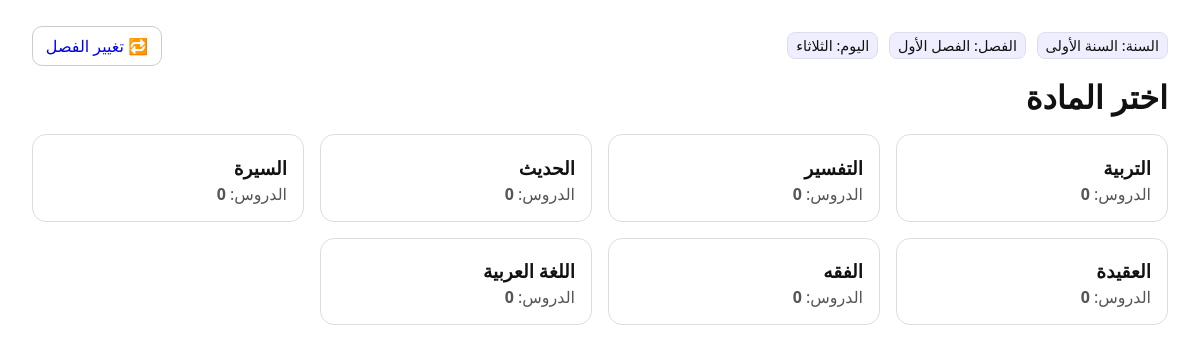
/term/1/subjects/, run on the app's committed database.
### edu/models.py (models this page shows, shortened)
class Term(models.Model):
    year = models.ForeignKey(Year, on_delete=models.CASCADE, related_name='terms')
    number = models.PositiveSmallIntegerField(choices=[(1, 'الفصل الأول'), (2, 'الفصل الثاني')])
    class Meta:
        unique_together = [('year', 'number')]
        verbose_name = 'فصل'
        verbose_name_plural = 'فصول'

class Year(models.Model):
    number = models.PositiveSmallIntegerField(choices=[(1, 'السنة الأولى'), (2, 'السنة الثانية')])
    class Meta:
        unique_together = [('number',)]
        verbose_name = 'سنة'
        verbose_name_plural = 'سنوات'
    def __str__(self):
        return dict(self._meta.get_field('number').choices).get(self.number, str(self.number))

class SubjectOffering(models.Model):
    term = models.ForeignKey(Term, on_delete=models.CASCADE, related_name='offerings')
    subject = models.ForeignKey(Subject, on_delete=models.CASCADE, related_name='offerings')
    class Meta:
        unique_together = [('term', 'subject')]
        verbose_name = 'مادة في فصل'
        verbose_name_plural = 'مواد الفصل'

class Subject(models.Model):
    name = models.CharField(max_length=100, unique=True)
    class Meta:
        verbose_name = 'مادة'
        verbose_name_plural = 'مواد'

### edu/views.py (the view)
# urls.py: path('term/<int:term_id>/subjects/', term_subjects_view, name='term_subjects'),
def term_subjects_view(request, term_id: int):
    term = get_object_or_404(Term, id=term_id)
    today = timezone.localtime()
    weekday = today.weekday()  # الاثنين=0 .. الأحد=6
    pd = request.GET.get('preview_day')
    if pd is not None and pd.isdigit():
        w = int(pd)
        if 0 <= w <= 6:
            weekday = w
    schedules_today = SubjectSchedule.objects.filter(offering=OuterRef('pk'), weekday=weekday)
    offerings = (
        SubjectOffering.objects
        .filter(term=term)
        .select_related('subject')
        .annotate(
            lesson_count=Count('lessons', distinct=True),  # عدّ صحيح
            is_today=Exists(schedules_today),              # بوليان اليوم
        )
        .order_by('subject__name')
        .distinct()  # منع أي تكرار بسبب الانضمامات
    )
    if request.session.get(SESSION_KEY) != term.id:
        request.session[SESSION_KEY] = term.id
        request.session.modified = True
    return render(request, 'term_subjects.html', {
        'term': term,
        'offerings': offerings,
        'weekday_name': AR_DAYS[weekday],
        'weekday_index': weekday,
    })

### templates/term_subjects.html (shortened to what this page needs)
<!doctype html>
<html lang="ar" dir="rtl">
<head>
</head>
<body>
  <div class="header">
    <div>
      <span class="badge">السنة: {{ term.year }}</span>
      <span class="badge">الفصل: {{ term.get_number_display }}</span>
      {% if weekday_name %}<span class="badge">اليوم: {{ weekday_name }}</span>{% endif %}
    </div>
    <div>
      <a class="btn" href="{% url 'change_term' %}">🔁 تغيير الفصل</a>
    </div>
  </div>
  <h1>اختر المادة</h1>
  <div class="grid">
    {% for off in offerings %}
      <a class="card {% if off.is_today %}is-today{% endif %}"
         href="{% url 'lessons_list' term.id off.subject.id %}">
        <h3 style="margin:.2rem 0">{{ off.subject.name }}</h3>
        <p style="margin:0; color:#555">الدروس: <strong>{{ off.lesson_count }}</strong></p>
      </a>
    {% empty %}
      <div class="card">لا توجد مواد لهذا الفصل.</div>
    {% endfor %}
  </div>
</body>
</html>

### templates/term_subjects.html (style rules this page uses)
:root { --bd:#ddd; --bd2:#bfe8c8; --bg:#fff; --bgToday:#e9f9ee; --ink:#111; --inkToday:#176c3a; --pillBg:#eef; --pillBd:#dde; --tagBg:#c9f1d4; --tagBd:#b0e5bf; }
body { font-family:system-ui,Tahoma; margin:2rem; color:var(--ink) }
.header { display:flex; justify-content:space-between; align-items:center; gap:1rem; margin-bottom:1rem; flex-wrap:wrap }
.badge { display:inline-block; background:var(--pillBg); border:1px solid var(--pillBd); padding:.2rem .5rem; border-radius:8px; font-size:.9rem; margin-inline-end:.4rem }
.btn { padding:.5rem .8rem; border-radius:10px; border:1px solid #ccc; text-decoration:none }
h1 { margin:.4rem 0 1rem 0 }
.grid { display:grid; gap:1rem; grid-template-columns:repeat(auto-fill,minmax(220px,1fr)) }
.card { position:relative; border:1px solid var(--bd); padding:1rem; border-radius:14px; text-decoration:none; color:inherit; background:var(--bg); transition:transform .1s }

### data on the page
Term: year "السنة الأولى", number "الفصل الأول"
SubjectOffering: subject.name "التربية", lesson_count "0"
SubjectOffering: subject.name "التفسير", lesson_count "0"
SubjectOffering: subject.name "الحديث", lesson_count "0"
SubjectOffering: subject.name "السيرة", lesson_count "0"
SubjectOffering: subject.name "العقيدة", lesson_count "0"
SubjectOffering: subject.name "الفقه", lesson_count "0"
SubjectOffering: subject.name "اللغة العربية", lesson_count "0"

### other printed values
{{ weekday_name }} "الثلاثاء"
